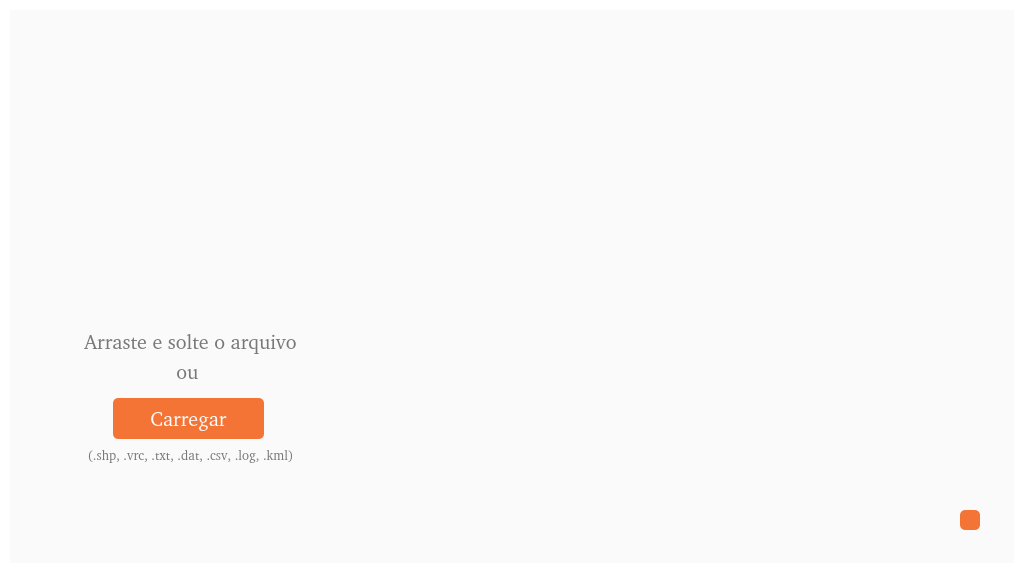
<?xml version="1.0" encoding="UTF-8"?>
<ui version="4.0">
 <class>StaraMapsDialogBase</class>
 <widget class="QDialog" name="StaraMapsDialogBase">
  <property name="geometry">
   <rect>
    <x>0</x>
    <y>0</y>
    <width>1024</width>
    <height>573</height>
   </rect>
  </property>
  <property name="minimumSize">
   <size>
    <width>0</width>
    <height>480</height>
   </size>
  </property>
  <property name="maximumSize">
   <size>
    <width>16777215</width>
    <height>16777215</height>
   </size>
  </property>
  <property name="windowTitle">
   <string>StaraMaps</string>
  </property>
  <property name="styleSheet">
   <string notr="true">#StaraMapsDialogBase{
	background-color: transparent;
}</string>
  </property>
  <layout class="QVBoxLayout" name="verticalLayout" stretch="0">
   <property name="spacing">
    <number>5</number>
   </property>
   <property name="leftMargin">
    <number>5</number>
   </property>
   <property name="topMargin">
    <number>5</number>
   </property>
   <property name="rightMargin">
    <number>5</number>
   </property>
   <property name="bottomMargin">
    <number>5</number>
   </property>
   <item>
    <widget class="QFrame" name="frame_main_window">
     <property name="styleSheet">
      <string notr="true">#frame{
	background-color: rgb(250, 250, 250);
	border-radius: 10px;
}
</string>
     </property>
     <property name="frameShape">
      <enum>QFrame::NoFrame</enum>
     </property>
     <property name="frameShadow">
      <enum>QFrame::Raised</enum>
     </property>
     <layout class="QVBoxLayout" name="verticalLayout_2">
      <property name="spacing">
       <number>0</number>
      </property>
      <property name="leftMargin">
       <number>5</number>
      </property>
      <property name="topMargin">
       <number>5</number>
      </property>
      <property name="rightMargin">
       <number>5</number>
      </property>
      <property name="bottomMargin">
       <number>5</number>
      </property>
      <item>
       <widget class="QFrame" name="frame_3">
        <property name="minimumSize">
         <size>
          <width>0</width>
          <height>60</height>
         </size>
        </property>
        <property name="maximumSize">
         <size>
          <width>16777215</width>
          <height>60</height>
         </size>
        </property>
        <property name="styleSheet">
         <string notr="true">background-color: rgb(250, 250, 250);</string>
        </property>
        <property name="frameShape">
         <enum>QFrame::NoFrame</enum>
        </property>
        <property name="frameShadow">
         <enum>QFrame::Raised</enum>
        </property>
        <layout class="QHBoxLayout" name="horizontalLayout_5">
         <property name="spacing">
          <number>0</number>
         </property>
         <property name="leftMargin">
          <number>0</number>
         </property>
         <property name="topMargin">
          <number>0</number>
         </property>
         <property name="rightMargin">
          <number>0</number>
         </property>
         <property name="bottomMargin">
          <number>0</number>
         </property>
         <item>
          <widget class="QFrame" name="frame_10">
           <property name="minimumSize">
            <size>
             <width>60</width>
             <height>60</height>
            </size>
           </property>
           <property name="maximumSize">
            <size>
             <width>60</width>
             <height>60</height>
            </size>
           </property>
           <property name="styleSheet">
            <string notr="true">image: url(:/plugins/StaraMaps/MicrosoftTeams-image.png);
padding: 10px;
</string>
           </property>
           <property name="frameShape">
            <enum>QFrame::NoFrame</enum>
           </property>
           <property name="frameShadow">
            <enum>QFrame::Raised</enum>
           </property>
          </widget>
         </item>
         <item>
          <widget class="QFrame" name="frame_11">
           <property name="minimumSize">
            <size>
             <width>0</width>
             <height>60</height>
            </size>
           </property>
           <property name="maximumSize">
            <size>
             <width>16777215</width>
             <height>60</height>
            </size>
           </property>
           <property name="styleSheet">
            <string notr="true"/>
           </property>
           <property name="frameShape">
            <enum>QFrame::NoFrame</enum>
           </property>
           <property name="frameShadow">
            <enum>QFrame::Raised</enum>
           </property>
           <layout class="QHBoxLayout" name="horizontalLayout_6">
            <property name="spacing">
             <number>0</number>
            </property>
            <property name="leftMargin">
             <number>0</number>
            </property>
            <property name="topMargin">
             <number>0</number>
            </property>
            <property name="rightMargin">
             <number>0</number>
            </property>
            <property name="bottomMargin">
             <number>0</number>
            </property>
            <item>
             <widget class="QFrame" name="frame_12">
              <property name="frameShape">
               <enum>QFrame::NoFrame</enum>
              </property>
              <property name="frameShadow">
               <enum>QFrame::Raised</enum>
              </property>
             </widget>
            </item>
            <item>
             <widget class="QFrame" name="frame_13">
              <property name="minimumSize">
               <size>
                <width>50</width>
                <height>0</height>
               </size>
              </property>
              <property name="maximumSize">
               <size>
                <width>50</width>
                <height>16777215</height>
               </size>
              </property>
              <property name="styleSheet">
               <string notr="true"/>
              </property>
              <property name="frameShape">
               <enum>QFrame::NoFrame</enum>
              </property>
              <property name="frameShadow">
               <enum>QFrame::Raised</enum>
              </property>
              <layout class="QVBoxLayout" name="verticalLayout_3">
               <property name="spacing">
                <number>0</number>
               </property>
               <property name="leftMargin">
                <number>0</number>
               </property>
               <property name="topMargin">
                <number>0</number>
               </property>
               <property name="rightMargin">
                <number>0</number>
               </property>
               <property name="bottomMargin">
                <number>0</number>
               </property>
               <item>
                <widget class="QPushButton" name="pushButtonClose">
                 <property name="font">
                  <font>
                   <pointsize>12</pointsize>
                  </font>
                 </property>
                 <property name="styleSheet">
                  <string notr="true">QPushButton{
	image: url(:/plugins/StaraMaps/close.png);
	padding: 2px;
	color: rgb(250, 250, 250);
	border: none;
}

QPushButton::hover{
	background-color: rgb(245, 245, 245);
}</string>
                 </property>
                 <property name="text">
                  <string/>
                 </property>
                </widget>
               </item>
              </layout>
             </widget>
            </item>
           </layout>
          </widget>
         </item>
        </layout>
       </widget>
      </item>
      <item>
       <widget class="QFrame" name="frame_2">
        <property name="styleSheet">
         <string notr="true"/>
        </property>
        <property name="frameShape">
         <enum>QFrame::NoFrame</enum>
        </property>
        <property name="frameShadow">
         <enum>QFrame::Raised</enum>
        </property>
        <layout class="QHBoxLayout" name="horizontalLayout">
         <property name="spacing">
          <number>0</number>
         </property>
         <property name="leftMargin">
          <number>0</number>
         </property>
         <property name="topMargin">
          <number>0</number>
         </property>
         <property name="rightMargin">
          <number>0</number>
         </property>
         <property name="bottomMargin">
          <number>0</number>
         </property>
         <item>
          <widget class="QFrame" name="frame_5">
           <property name="minimumSize">
            <size>
             <width>0</width>
             <height>0</height>
            </size>
           </property>
           <property name="maximumSize">
            <size>
             <width>16777215</width>
             <height>16777215</height>
            </size>
           </property>
           <property name="styleSheet">
            <string notr="true">background-color: rgb(250, 250, 250);</string>
           </property>
           <property name="frameShape">
            <enum>QFrame::NoFrame</enum>
           </property>
           <property name="frameShadow">
            <enum>QFrame::Raised</enum>
           </property>
          </widget>
         </item>
         <item>
          <widget class="QFrame" name="frame_4">
           <property name="styleSheet">
            <string notr="true">background-color: rgb(250, 250, 250);</string>
           </property>
           <property name="frameShape">
            <enum>QFrame::NoFrame</enum>
           </property>
           <property name="frameShadow">
            <enum>QFrame::Raised</enum>
           </property>
           <layout class="QHBoxLayout" name="horizontalLayout_2">
            <property name="spacing">
             <number>0</number>
            </property>
            <property name="leftMargin">
             <number>0</number>
            </property>
            <property name="topMargin">
             <number>0</number>
            </property>
            <property name="rightMargin">
             <number>0</number>
            </property>
            <property name="bottomMargin">
             <number>0</number>
            </property>
            <item>
             <widget class="QStackedWidget" name="stackedWidget">
              <property name="currentIndex">
               <number>0</number>
              </property>
              <widget class="QWidget" name="page_3">
               <layout class="QHBoxLayout" name="horizontalLayout_7">
                <item>
                 <widget class="QFrame" name="frame_6">
                  <property name="minimumSize">
                   <size>
                    <width>343</width>
                    <height>420</height>
                   </size>
                  </property>
                  <property name="acceptDrops">
                   <bool>true</bool>
                  </property>
                  <property name="styleSheet">
                   <string notr="true"/>
                  </property>
                  <property name="frameShape">
                   <enum>QFrame::NoFrame</enum>
                  </property>
                  <property name="frameShadow">
                   <enum>QFrame::Raised</enum>
                  </property>
                  <layout class="QHBoxLayout" name="horizontalLayout_3">
                   <item>
                    <widget class="QFrame" name="frame_9">
                     <property name="enabled">
                      <bool>true</bool>
                     </property>
                     <property name="maximumSize">
                      <size>
                       <width>320</width>
                       <height>400</height>
                      </size>
                     </property>
                     <property name="styleSheet">
                      <string notr="true"/>
                     </property>
                     <property name="frameShape">
                      <enum>QFrame::NoFrame</enum>
                     </property>
                     <property name="frameShadow">
                      <enum>QFrame::Raised</enum>
                     </property>
                     <widget class="QFrame" name="frame_8">
                      <property name="enabled">
                       <bool>true</bool>
                      </property>
                      <property name="geometry">
                       <rect>
                        <x>100</x>
                        <y>80</y>
                        <width>120</width>
                        <height>105</height>
                       </rect>
                      </property>
                      <property name="minimumSize">
                       <size>
                        <width>120</width>
                        <height>105</height>
                       </size>
                      </property>
                      <property name="maximumSize">
                       <size>
                        <width>120</width>
                        <height>105</height>
                       </size>
                      </property>
                      <property name="styleSheet">
                       <string notr="true">QFrame{
	image: url(:/plugins/StaraMaps/upload.png);
	background-repeat: no-repeat;
	background-position: center;
}
QFrame:disabled{
	image: url(:/plugins/StaraMaps/upload1.png)
}</string>
                      </property>
                      <property name="frameShape">
                       <enum>QFrame::NoFrame</enum>
                      </property>
                      <property name="frameShadow">
                       <enum>QFrame::Raised</enum>
                      </property>
                     </widget>
                     <widget class="QLabel" name="label">
                      <property name="geometry">
                       <rect>
                        <x>10</x>
                        <y>210</y>
                        <width>301</width>
                        <height>31</height>
                       </rect>
                      </property>
                      <property name="font">
                       <font>
                        <family>:/plugins/StaraMaps/Roboto-Regular.ttf</family>
                        <pointsize>15</pointsize>
                        <weight>50</weight>
                        <italic>false</italic>
                        <bold>false</bold>
                       </font>
                      </property>
                      <property name="styleSheet">
                       <string notr="true">QLabel{
	font: 15pt url(:/plugins/StaraMaps/Roboto-Regular.ttf);
	color: rgb(120, 120, 120);
}
</string>
                      </property>
                      <property name="text">
                       <string>Arraste e solte o arquivo</string>
                      </property>
                      <property name="alignment">
                       <set>Qt::AlignCenter</set>
                      </property>
                     </widget>
                     <widget class="QLabel" name="label_2">
                      <property name="geometry">
                       <rect>
                        <x>37</x>
                        <y>245</y>
                        <width>241</width>
                        <height>21</height>
                       </rect>
                      </property>
                      <property name="font">
                       <font>
                        <family>:/plugins/StaraMaps/Roboto-Regular.ttf</family>
                        <pointsize>15</pointsize>
                        <weight>50</weight>
                        <italic>false</italic>
                        <bold>false</bold>
                       </font>
                      </property>
                      <property name="styleSheet">
                       <string notr="true">QLabel{
	font: 15pt url(:/plugins/StaraMaps/Roboto-Regular.ttf);
	color: rgb(120, 120, 120);
}
</string>
                      </property>
                      <property name="text">
                       <string>ou</string>
                      </property>
                      <property name="alignment">
                       <set>Qt::AlignCenter</set>
                      </property>
                     </widget>
                     <widget class="QPushButton" name="pushButton">
                      <property name="enabled">
                       <bool>true</bool>
                      </property>
                      <property name="geometry">
                       <rect>
                        <x>83</x>
                        <y>282</y>
                        <width>151</width>
                        <height>41</height>
                       </rect>
                      </property>
                      <property name="font">
                       <font>
                        <family>:/plugins/StaraMaps/Roboto-Regular.ttf</family>
                        <pointsize>15</pointsize>
                        <weight>50</weight>
                        <italic>false</italic>
                        <bold>false</bold>
                       </font>
                      </property>
                      <property name="styleSheet">
                       <string notr="true">QPushButton{
	font: 15pt url(:/plugins/StaraMaps/Roboto-Regular.ttf);
	background-color: rgb(243, 116, 53);
	border: none;	
	color: rgb(250, 250, 250);
	border-radius: 5px;
}
QPushButton::hover{
	background-color: rgb(233, 106, 43);
}
QPushButton::pressed{
	background-color: rgb(223, 96, 33);
}
QPushButton:disabled{
	background-color:transparent;
	border: 2px solid rgba(100, 100, 100, 40);
	color: rgb(100, 100, 100, 40);
}</string>
                      </property>
                      <property name="text">
                       <string>Carregar</string>
                      </property>
                      <property name="autoDefault">
                       <bool>true</bool>
                      </property>
                      <property name="default">
                       <bool>false</bool>
                      </property>
                     </widget>
                     <widget class="QLabel" name="label_3">
                      <property name="geometry">
                       <rect>
                        <x>0</x>
                        <y>329</y>
                        <width>321</width>
                        <height>21</height>
                       </rect>
                      </property>
                      <property name="font">
                       <font>
                        <family>:/plugins/StaraMaps/Roboto-Regular.ttf</family>
                        <pointsize>10</pointsize>
                        <weight>50</weight>
                        <italic>false</italic>
                        <bold>false</bold>
                       </font>
                      </property>
                      <property name="styleSheet">
                       <string notr="true">#label_3{
	font: 10pt url(:/plugins/StaraMaps/Roboto-Regular.ttf);
	color: rgb(120, 120, 120);
	background-color: transparent;
}</string>
                      </property>
                      <property name="text">
                       <string>(.shp, .vrc, .txt, .dat, .csv, .log, .kml)</string>
                      </property>
                      <property name="alignment">
                       <set>Qt::AlignCenter</set>
                      </property>
                     </widget>
                    </widget>
                   </item>
                  </layout>
                 </widget>
                </item>
                <item>
                 <widget class="QFrame" name="frame_7">
                  <property name="maximumSize">
                   <size>
                    <width>16777215</width>
                    <height>16777215</height>
                   </size>
                  </property>
                  <property name="frameShape">
                   <enum>QFrame::NoFrame</enum>
                  </property>
                  <property name="frameShadow">
                   <enum>QFrame::Raised</enum>
                  </property>
                  <layout class="QVBoxLayout" name="verticalLayout_4">
                   <property name="spacing">
                    <number>0</number>
                   </property>
                   <property name="leftMargin">
                    <number>5</number>
                   </property>
                   <property name="topMargin">
                    <number>5</number>
                   </property>
                   <property name="rightMargin">
                    <number>5</number>
                   </property>
                   <property name="bottomMargin">
                    <number>5</number>
                   </property>
                   <item>
                    <widget class="QListWidget" name="listWidget">
                     <property name="maximumSize">
                      <size>
                       <width>16777215</width>
                       <height>400</height>
                      </size>
                     </property>
                     <property name="styleSheet">
                      <string notr="true">QListWidget::item {
        background-color: rgb(250, 250, 250);
        border: none;
}
QListWidget::item:selected {
		border: none;
        background-color:  rgb(250, 250, 250);
}
QListView {
	background: transparent;
}
QScrollBar:vertical {
            border: 0px solid #999999;
			border-radius: 2px;
            background-color: rgb(230, 230, 230);
            width:8px;    
            margin: 0px 0px 0px 3px;
        }
QScrollBar::handle:vertical {         
            min-height: 0px;
            border: 0px solid red;
            border-radius: 2px;
            background-color: rgb(243, 116, 53);
        }
QScrollBar::add-line:vertical {       
            height: 0px;
            subcontrol-position: bottom;
            subcontrol-origin: margin;
        }
QScrollBar::sub-line:vertical {
            height: 0 px;
            subcontrol-position: top;
            subcontrol-origin: margin;
        }</string>
                     </property>
                     <property name="frameShape">
                      <enum>QFrame::NoFrame</enum>
                     </property>
                     <property name="verticalScrollBarPolicy">
                      <enum>Qt::ScrollBarAsNeeded</enum>
                     </property>
                     <property name="horizontalScrollBarPolicy">
                      <enum>Qt::ScrollBarAlwaysOff</enum>
                     </property>
                     <property name="spacing">
                      <number>0</number>
                     </property>
                     <property name="batchSize">
                      <number>100</number>
                     </property>
                     <property name="selectionRectVisible">
                      <bool>false</bool>
                     </property>
                    </widget>
                   </item>
                   <item>
                    <widget class="QFrame" name="frame">
                     <property name="minimumSize">
                      <size>
                       <width>40</width>
                       <height>0</height>
                      </size>
                     </property>
                     <property name="maximumSize">
                      <size>
                       <width>16777215</width>
                       <height>40</height>
                      </size>
                     </property>
                     <property name="styleSheet">
                      <string notr="true"/>
                     </property>
                     <property name="frameShape">
                      <enum>QFrame::NoFrame</enum>
                     </property>
                     <property name="frameShadow">
                      <enum>QFrame::Raised</enum>
                     </property>
                     <layout class="QHBoxLayout" name="horizontalLayout_4">
                      <property name="spacing">
                       <number>0</number>
                      </property>
                      <property name="leftMargin">
                       <number>0</number>
                      </property>
                      <property name="topMargin">
                       <number>0</number>
                      </property>
                      <property name="rightMargin">
                       <number>0</number>
                      </property>
                      <property name="bottomMargin">
                       <number>0</number>
                      </property>
                      <item>
                       <widget class="QFrame" name="frame_14">
                        <property name="frameShape">
                         <enum>QFrame::NoFrame</enum>
                        </property>
                        <property name="frameShadow">
                         <enum>QFrame::Raised</enum>
                        </property>
                       </widget>
                      </item>
                      <item alignment="Qt::AlignRight">
                       <widget class="QFrame" name="frame_15">
                        <property name="frameShape">
                         <enum>QFrame::NoFrame</enum>
                        </property>
                        <property name="frameShadow">
                         <enum>QFrame::Raised</enum>
                        </property>
                        <layout class="QHBoxLayout" name="horizontalLayout_8">
                         <property name="spacing">
                          <number>0</number>
                         </property>
                         <property name="leftMargin">
                          <number>0</number>
                         </property>
                         <property name="topMargin">
                          <number>0</number>
                         </property>
                         <property name="rightMargin">
                          <number>20</number>
                         </property>
                         <property name="bottomMargin">
                          <number>0</number>
                         </property>
                         <item>
                          <widget class="QPushButton" name="pushButton_map">
                           <property name="enabled">
                            <bool>true</bool>
                           </property>
                           <property name="minimumSize">
                            <size>
                             <width>20</width>
                             <height>20</height>
                            </size>
                           </property>
                           <property name="maximumSize">
                            <size>
                             <width>20</width>
                             <height>20</height>
                            </size>
                           </property>
                           <property name="font">
                            <font>
                             <family>:/plugins/StaraMaps/Roboto-Regular.ttf</family>
                             <pointsize>15</pointsize>
                             <weight>50</weight>
                             <italic>false</italic>
                             <bold>false</bold>
                            </font>
                           </property>
                           <property name="styleSheet">
                            <string notr="true">QPushButton{
	font: 15pt url(:/plugins/StaraMaps/Roboto-Regular.ttf);
	image: url(:/plugins/StaraMaps/no-mundo-todo.png);
	padding: 2px;
	background-color: rgb(243, 116, 53);
	border: none;	
	color: rgb(250, 250, 250);
	border-radius: 5px;
}
QPushButton::hover{
	background-color: rgb(233, 106, 43);
}
QPushButton::pressed{
	background-color: rgb(223, 96, 33);
}
QPushButton:disabled{
	background-color:transparent;
	border: 2px solid rgba(100, 100, 100, 40);
	color: rgb(100, 100, 100, 40);
}</string>
                           </property>
                           <property name="text">
                            <string/>
                           </property>
                           <property name="autoDefault">
                            <bool>true</bool>
                           </property>
                           <property name="default">
                            <bool>false</bool>
                           </property>
                          </widget>
                         </item>
                        </layout>
                       </widget>
                      </item>
                     </layout>
                    </widget>
                   </item>
                  </layout>
                 </widget>
                </item>
               </layout>
              </widget>
              <widget class="QWidget" name="page_4">
               <widget class="QPushButton" name="pushButtonBack">
                <property name="geometry">
                 <rect>
                  <x>4</x>
                  <y>482</y>
                  <width>32</width>
                  <height>32</height>
                 </rect>
                </property>
                <property name="minimumSize">
                 <size>
                  <width>32</width>
                  <height>32</height>
                 </size>
                </property>
                <property name="maximumSize">
                 <size>
                  <width>32</width>
                  <height>32</height>
                 </size>
                </property>
                <property name="styleSheet">
                 <string notr="true">QPushButton{
	image: url(:/plugins/StaraMaps/seta-esquerda.png);
	padding: 2px;
	color: rgb(250, 250, 250);
	border: none;
}

QPushButton::hover{
	background-color: rgb(245, 245, 245);
}</string>
                </property>
                <property name="text">
                 <string/>
                </property>
               </widget>
              </widget>
              <widget class="QWidget" name="page"/>
             </widget>
            </item>
           </layout>
          </widget>
         </item>
        </layout>
       </widget>
      </item>
     </layout>
    </widget>
   </item>
  </layout>
 </widget>
 <resources>
  <include location="../resources/resources.qrc"/>
 </resources>
 <connections/>
</ui>
